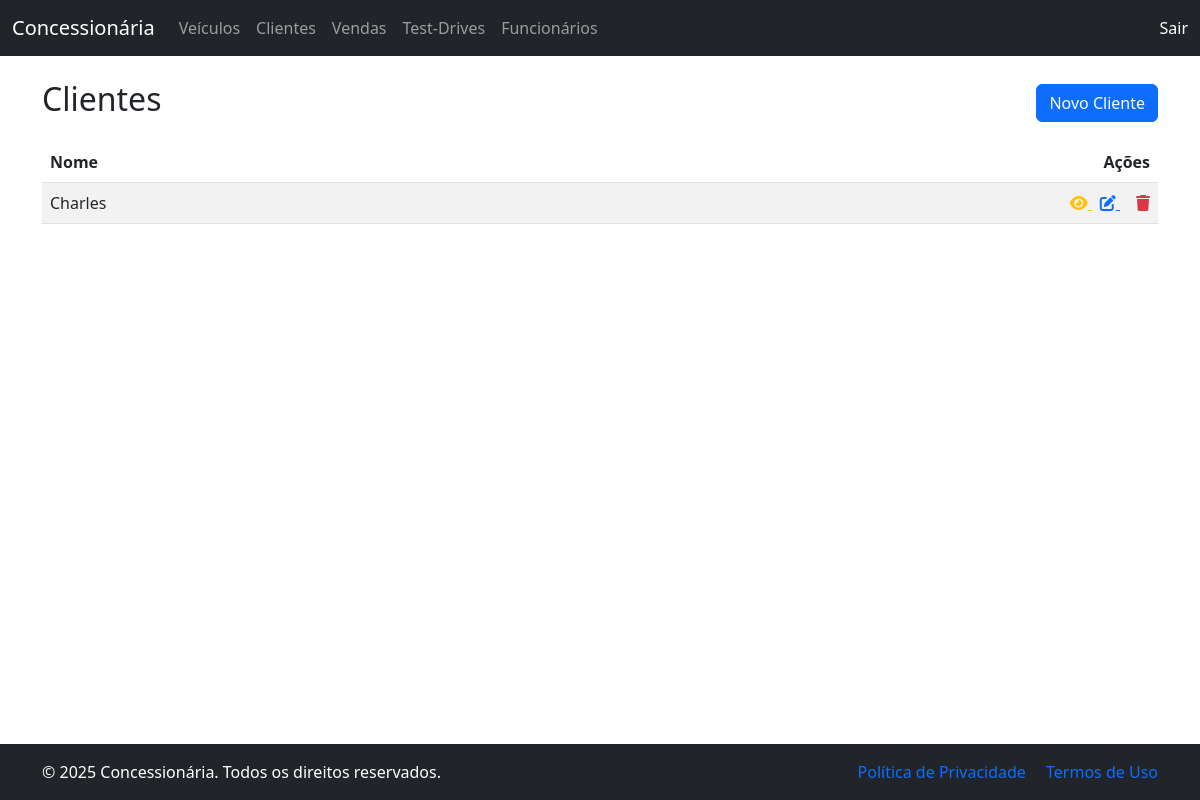
/clientes/, run on an earlier commit of the app's database.
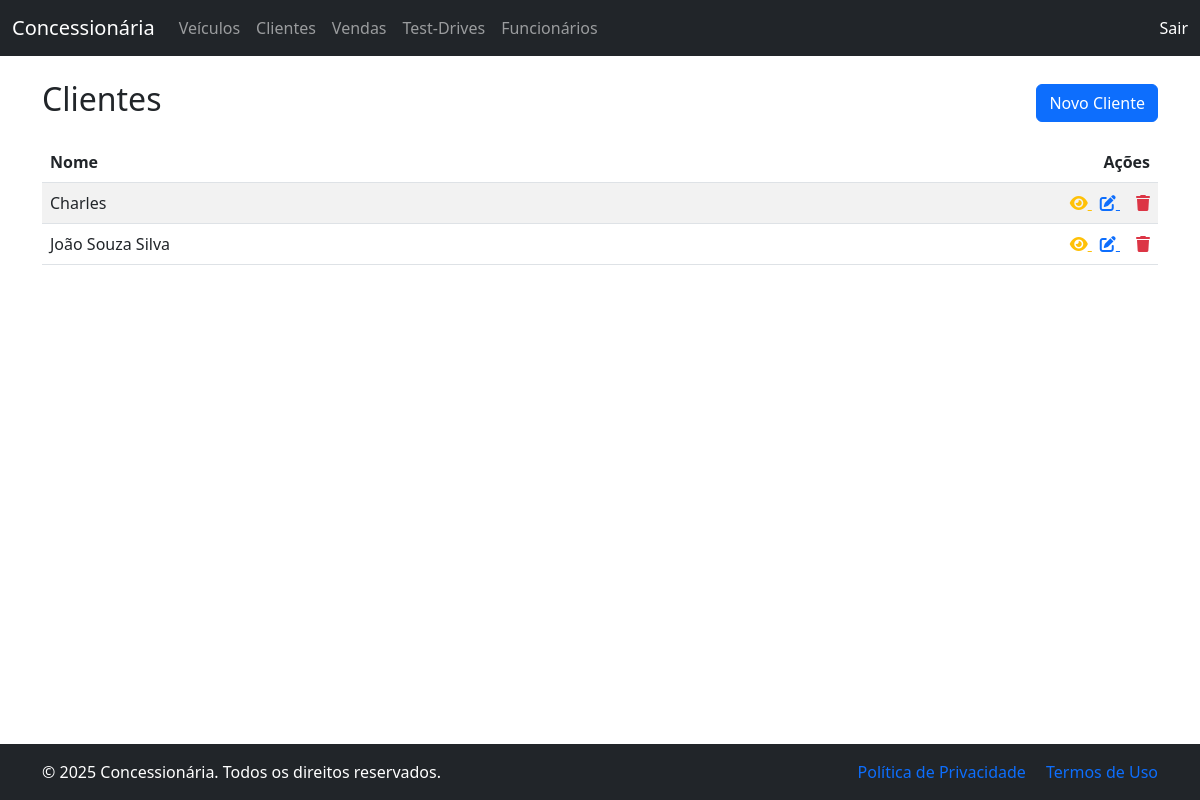
And on a later commit of the database.
### clientes/models.py (models this page shows, shortened)
class Cliente(models.Model):
    nome = models.CharField(max_length=100)
    CPF = models.CharField(max_length=14, unique=True)
    contato = models.CharField(max_length=100)

### clientes/views.py (the view)
# urls.py: path('', views.lista_clientes, name='listar_clientes'),
def lista_clientes(request):
    return render(request, 'clientes/clientes_lista.html', {'clientes': Cliente.objects.all()})

### templates/clientes/clientes_lista.html
{% extends 'base.html' %}
{% block content %}
<div class="d-flex justify-content-between align-items-center mb-3">
    <h2>Clientes</h2>
    <a href="/clientes/novo/" class="btn btn-primary">Novo Cliente</a>
</div>
<table class="table table-striped">
    <thead>
        <tr>
            <th>Nome</th>
            <th class="text-end">Ações</th>
        </tr>
    </thead>
    <tbody>
        {% for cliente in clientes %}
        <tr>
            <td>{{ cliente.nome }}</td>
            <td class="text-end">
                <div>
                    <a href="{% url 'detalhar_cliente' cliente.id %}" class="text-warning me-2">
                        <i class="fas fa-eye"></i>
                    </a>
                    <a href="{% url 'editar_cliente' cliente.id %}" class="text-primary me-3">
                        <i class="fas fa-edit"></i>
                    </a>
                    <a href="{% url 'deletar_cliente' cliente.id %}" class="text-danger"
                        onclick="return confirm('Tem certeza que deseja excluir este cliente?')">
                     <i class="fas fa-trash"></i>
                    </a>
                </div>
            </td>
        </tr>
        {% endfor %}
    </tbody>
</table>
{% endblock %}

What changed in the data, as far as the page shows it:
added Cliente: nome "João Souza Silva"
